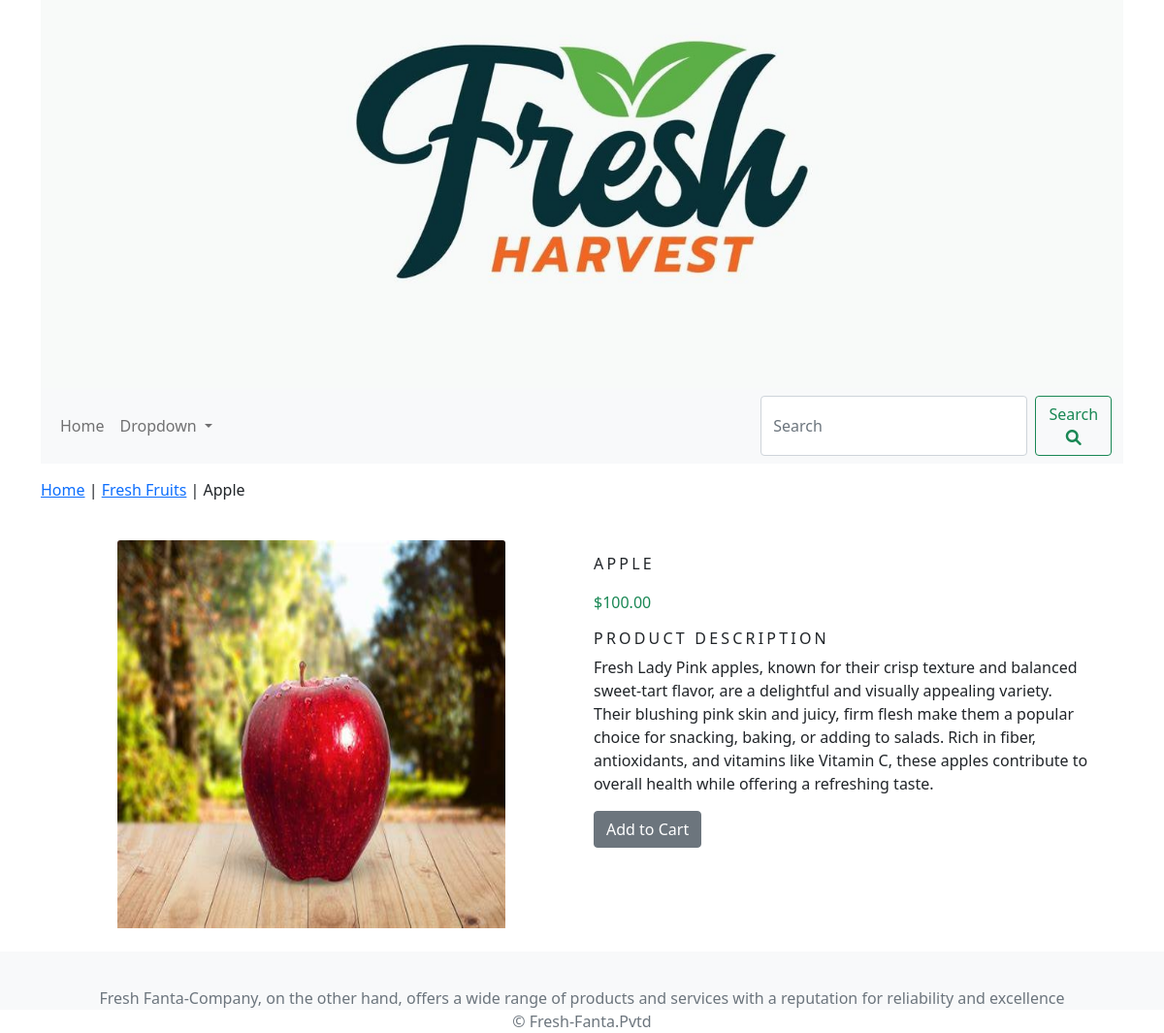
The app's page /fruits/apple/ with its own data.
### myapp/models.py (models this page shows, shortened)
class Product(models.Model):
    names = models.CharField(max_length=250, unique=True)
    slug = models.SlugField(max_length=250, unique=True)
    price = models.DecimalField(max_digits=10, decimal_places=2)
    images = models.ImageField(upload_to='products', blank=True)
    decs = models.TextField(blank=True)
    category = models.ForeignKey(Category, on_delete=models.CASCADE)
    stock = models.IntegerField()
    available = models.BooleanField(default=False)
    timeStamp = models.DateTimeField(auto_now_add=True)
    updated = models.DateTimeField(auto_now=True)
    class Meta:
        ordering = ('names',)
        verbose_name = 'product'
        verbose_name_plural = 'products'

class Category(models.Model):
    name = models.CharField(max_length=250, unique=True)
    slug = models.SlugField(max_length=250, unique=True)
    decs = models.TextField(blank=True)
    image = models.ImageField(upload_to='category', blank=True)
    class Meta:
        ordering = ('name',)
        verbose_name = 'category'
        verbose_name_plural = 'categories'
    def get_url(self):
        return reverse('myapp:product_by_category', args=[self.slug])
    def __str__(self):
        return '{}'.format(self.name)

### myapp/views.py (the view)
# urls.py: path('<slug:c_slug>/<slug:producr_slug>/', views.allProductDetails, name='productCatDetails')
def allProductDetails(request, c_slug, producr_slug):
    try:
        product = Product.objects.get(category__slug=c_slug, slug=producr_slug)
    except Exception as e:
        raise e
    return render(request, 'product.html', {'product': product})

### cart_app/context_processors.py (called while the page is built)
def counter(request):
    item_count = 0
    if 'admin' in request.path:
        return {}
    else:
        try:
            cart = Cart.objects.filter(cart_ID=cardID(request))
            cart_items = CartItem.objects.all().filter(cart=cart[:1])
            for cart_item in cart_items:
                item_count += cart_item.quantity
        except Cart.DoesNotExist:
            item_count = 0
        return dict(item_count=item_count)

### cart_app/views.py (called while the page is built)
def cardID(request):
    cart = request.session.session_key
    if not cart:
        cart = request.session.create()
    return cart

### myapp/context_processors.py (called while the page is built)
def menu_links(request):
    links = Category.objects.all()
    return dict(links=links)

### templates/product.html (shortened to what this page needs)
{% extends 'base.html' %}
{% load static %}
{% block content %}
{% if product %}
<div class="row my_pro_row">
    <div class="mx_auto">
        <p><a href="{% url 'myapp:allProdCat' %}">Home</a> | <a href="{{ product.category.get_url }}">{{ product.category }}</a> | {{ product.names }}</p>
    </div>
</div>
{% endif %}
<div class="container">
  <br>
  <div class="row">
    <div class="col-lg-6 col-md-6 col-sm-12 text-center mb-4">
        <div class="product-image" style="max-width: 400px; margin: 0 auto;">
                    {% if  product.images %}
                    <img class="card-img-top my_image"
                         src="{{ product.images.url }}"
                         alt="{{ product.names }}">
                    {% else %}
                    <img class="card-img-top my_image"
                         src="{% static 'img/fail.jpg' %}"
                         alt="{{ product.names }}">
                    {% endif %}
        </div>
    </div>
    <div class="col-lg-6 col-md-6 col-sm-12">
        <h1 class="my_pro_title">{{ product.names }}</h1>
        <p class="product-price text-success">
            ${{ product.price }}
        </p>
        <h5 class="my_title">Product Description</h5>
        <p class="text-justify my_pro_text">
            {{ product.decs }}
        </p>
        {% if product.stock <= 0 %}
        <p class="text-danger"><b>Out of Stock</b></p>
        {% else %}
        <a class="btn btn-secondary" href="{% url 'cart_app:addToCart' product.id %}">Add to Cart</a>
        {% endif %}
    </div>
  </div>
</div>
{% endblock %}

### static/css/custom.css (style rules this page uses)
body { font-family: "Poppins", sans-serif; font-weight: 800; }
.my_image { width : 100%; height :400px; }
.my_title { font-size : 16px; text-transform : uppercase; letter-spacing : .2em; }
.my_pro_row { padding-top : 15px; padding-botom : 20px; }
.my_pro_title { font-size:16px; text-transform: uppercase; letter-spacing:.2em; padding-top : 15px; padding-bottom : 10px; }
.my_pro_text { padding-right : 20px; }

### records on screen
Product: category "Fresh Fruits", names "Apple", images (picture), names "APPLE", price "100.00", decs "Fresh Lady Pink apples, known for their crisp texture and balanced sweet-tart flavor, are a delightful and visually appealing variety. Their blushing pink skin and juicy, firm flesh make them a popular choice for snacking, baking, or adding to salads. Rich in fiber, antioxidants, and vitamins like Vitamin C, these apples contribute to overall health while offering a refreshing taste."
